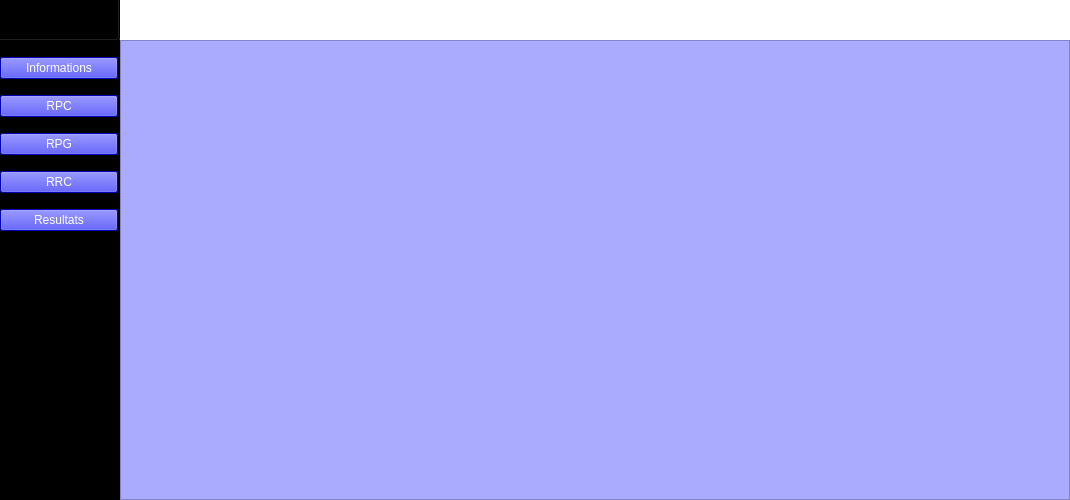
<?xml version="1.0" encoding="UTF-8"?>
<ui version="4.0">
 <class>MainWindow</class>
 <widget class="QMainWindow" name="MainWindow">
  <property name="geometry">
   <rect>
    <x>0</x>
    <y>0</y>
    <width>1070</width>
    <height>500</height>
   </rect>
  </property>
  <property name="windowTitle">
   <string>MainWindow</string>
  </property>
  <property name="styleSheet">
   <string notr="true">background-color:  #ffffff</string>
  </property>
  <widget class="QWidget" name="centralwidget">
   <property name="minimumSize">
    <size>
     <width>1000</width>
     <height>500</height>
    </size>
   </property>
   <layout class="QVBoxLayout" name="verticalLayout">
    <property name="spacing">
     <number>0</number>
    </property>
    <property name="leftMargin">
     <number>0</number>
    </property>
    <property name="topMargin">
     <number>0</number>
    </property>
    <property name="rightMargin">
     <number>0</number>
    </property>
    <property name="bottomMargin">
     <number>0</number>
    </property>
    <item>
     <widget class="QFrame" name="Top_Bar">
      <property name="sizePolicy">
       <sizepolicy hsizetype="Expanding" vsizetype="Expanding">
        <horstretch>0</horstretch>
        <verstretch>0</verstretch>
       </sizepolicy>
      </property>
      <property name="minimumSize">
       <size>
        <width>0</width>
        <height>0</height>
       </size>
      </property>
      <property name="maximumSize">
       <size>
        <width>16777215</width>
        <height>40</height>
       </size>
      </property>
      <property name="frameShape">
       <enum>QFrame::NoFrame</enum>
      </property>
      <property name="frameShadow">
       <enum>QFrame::Raised</enum>
      </property>
      <widget class="QFrame" name="frame">
       <property name="geometry">
        <rect>
         <x>0</x>
         <y>0</y>
         <width>120</width>
         <height>40</height>
        </rect>
       </property>
       <property name="sizePolicy">
        <sizepolicy hsizetype="Expanding" vsizetype="Expanding">
         <horstretch>0</horstretch>
         <verstretch>0</verstretch>
        </sizepolicy>
       </property>
       <property name="maximumSize">
        <size>
         <width>120</width>
         <height>40</height>
        </size>
       </property>
       <property name="styleSheet">
        <string notr="true">background-color: rgb(85, 255, 127);</string>
       </property>
       <property name="frameShape">
        <enum>QFrame::StyledPanel</enum>
       </property>
       <property name="frameShadow">
        <enum>QFrame::Raised</enum>
       </property>
       <widget class="QPushButton" name="Btn_Toggle">
        <property name="geometry">
         <rect>
          <x>-10</x>
          <y>-10</y>
          <width>130</width>
          <height>51</height>
         </rect>
        </property>
        <property name="sizePolicy">
         <sizepolicy hsizetype="Expanding" vsizetype="Expanding">
          <horstretch>0</horstretch>
          <verstretch>0</verstretch>
         </sizepolicy>
        </property>
        <property name="maximumSize">
         <size>
          <width>130</width>
          <height>70</height>
         </size>
        </property>
        <property name="styleSheet">
         <string notr="true">background-color: rgb(0, 0, 0);</string>
        </property>
        <property name="text">
         <string>TOGGLE</string>
        </property>
       </widget>
      </widget>
     </widget>
    </item>
    <item>
     <widget class="QFrame" name="Content_Area">
      <property name="sizePolicy">
       <sizepolicy hsizetype="Expanding" vsizetype="Expanding">
        <horstretch>0</horstretch>
        <verstretch>0</verstretch>
       </sizepolicy>
      </property>
      <property name="styleSheet">
       <string notr="true">background-color: rgba(255, 255, 245, 0.9)
</string>
      </property>
      <property name="frameShape">
       <enum>QFrame::NoFrame</enum>
      </property>
      <property name="frameShadow">
       <enum>QFrame::Raised</enum>
      </property>
      <layout class="QHBoxLayout" name="horizontalLayout">
       <property name="spacing">
        <number>0</number>
       </property>
       <property name="leftMargin">
        <number>0</number>
       </property>
       <property name="topMargin">
        <number>0</number>
       </property>
       <property name="rightMargin">
        <number>0</number>
       </property>
       <property name="bottomMargin">
        <number>0</number>
       </property>
       <item>
        <widget class="QFrame" name="frame_2">
         <property name="sizePolicy">
          <sizepolicy hsizetype="Expanding" vsizetype="Expanding">
           <horstretch>0</horstretch>
           <verstretch>0</verstretch>
          </sizepolicy>
         </property>
         <property name="maximumSize">
          <size>
           <width>120</width>
           <height>16777215</height>
          </size>
         </property>
         <property name="styleSheet">
          <string notr="true">background-color: rgb(0, 0, 0);</string>
         </property>
         <property name="frameShape">
          <enum>QFrame::StyledPanel</enum>
         </property>
         <property name="frameShadow">
          <enum>QFrame::Raised</enum>
         </property>
         <widget class="QFrame" name="menu_button_holder">
          <property name="geometry">
           <rect>
            <x>-1</x>
            <y>0</y>
            <width>120</width>
            <height>210</height>
           </rect>
          </property>
          <property name="minimumSize">
           <size>
            <width>120</width>
            <height>120</height>
           </size>
          </property>
          <property name="maximumSize">
           <size>
            <width>300</width>
            <height>300</height>
           </size>
          </property>
          <property name="frameShape">
           <enum>QFrame::StyledPanel</enum>
          </property>
          <property name="frameShadow">
           <enum>QFrame::Raised</enum>
          </property>
          <layout class="QVBoxLayout" name="verticalLayout_2">
           <property name="spacing">
            <number>0</number>
           </property>
           <property name="leftMargin">
            <number>0</number>
           </property>
           <property name="topMargin">
            <number>0</number>
           </property>
           <property name="rightMargin">
            <number>0</number>
           </property>
           <property name="bottomMargin">
            <number>0</number>
           </property>
           <item>
            <widget class="QPushButton" name="pushButton">
             <property name="styleSheet">
              <string notr="true">QPushButton{
	color: white;
	background-color: blue;
}

QPushButton:hover  {
	color: blue;
	background-color: white;

}</string>
             </property>
             <property name="text">
              <string>Informations</string>
             </property>
            </widget>
           </item>
           <item>
            <widget class="QPushButton" name="pushButton_4">
             <property name="styleSheet">
              <string notr="true">QPushButton{
	color: white;
	background-color: blue;
}

QPushButton:hover  {
	color: blue;
	background-color: white;

}</string>
             </property>
             <property name="text">
              <string>RPC</string>
             </property>
            </widget>
           </item>
           <item>
            <widget class="QPushButton" name="pushButton_2">
             <property name="styleSheet">
              <string notr="true">QPushButton{
	color: white;
	background-color: blue;
}

QPushButton:hover{
	color: blue;
	background-color: white;

}</string>
             </property>
             <property name="text">
              <string>RPG</string>
             </property>
            </widget>
           </item>
           <item>
            <widget class="QPushButton" name="pushButton_3">
             <property name="styleSheet">
              <string notr="true">QPushButton{
	color: white;
	background-color: blue;
}

QPushButton:hover{
	color: blue;
	background-color: white;

}</string>
             </property>
             <property name="text">
              <string>RRC</string>
             </property>
            </widget>
           </item>
           <item>
            <widget class="QPushButton" name="pushButton_5">
             <property name="styleSheet">
              <string notr="true">QPushButton{
	color: white;
	background-color: blue;
}

QPushButton:hover{
	color: blue;
	background-color: white;

}</string>
             </property>
             <property name="text">
              <string>Resultats</string>
             </property>
            </widget>
           </item>
          </layout>
         </widget>
        </widget>
       </item>
       <item>
        <widget class="QFrame" name="frame_3">
         <property name="sizePolicy">
          <sizepolicy hsizetype="Expanding" vsizetype="Expanding">
           <horstretch>0</horstretch>
           <verstretch>0</verstretch>
          </sizepolicy>
         </property>
         <property name="styleSheet">
          <string notr="true">background-color: rgb(170, 170, 255);</string>
         </property>
         <property name="frameShape">
          <enum>QFrame::StyledPanel</enum>
         </property>
         <property name="frameShadow">
          <enum>QFrame::Raised</enum>
         </property>
         <layout class="QVBoxLayout" name="verticalLayout_3">
          <item>
           <widget class="QStackedWidget" name="stackedWidget">
            <property name="currentIndex">
             <number>0</number>
            </property>
            <widget class="QWidget" name="page"/>
            <widget class="QWidget" name="page_2"/>
           </widget>
          </item>
         </layout>
        </widget>
       </item>
      </layout>
      <zorder>frame_3</zorder>
      <zorder>frame_2</zorder>
     </widget>
    </item>
   </layout>
  </widget>
 </widget>
 <resources/>
 <connections/>
</ui>
